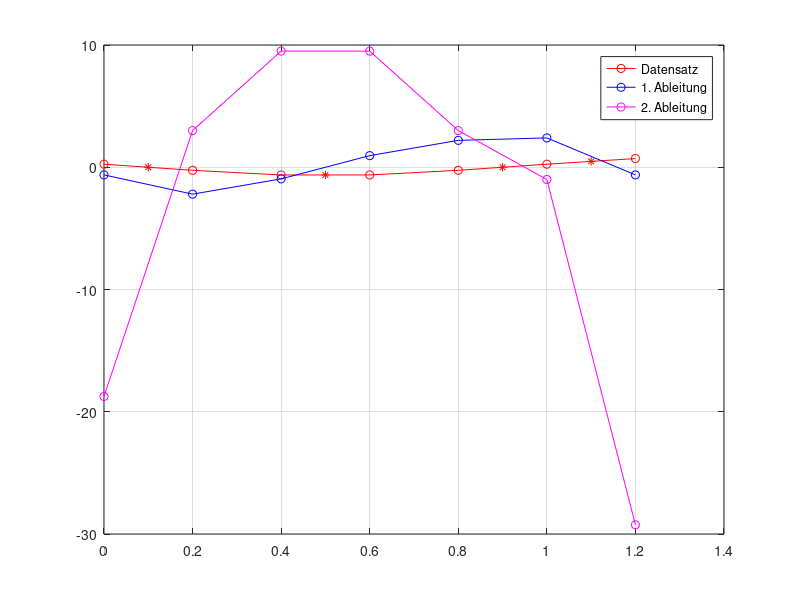

Reproduce this figure in MATLAB.
clc, clearvars, close allglobal alpha beta gamma

%% Datensatz - gegebene Punkte eintragen! 
% Eingabe der Punkte im Stil P = [x1 y1]; [x2 y2]; [...]; [xn yn]];
P = [[0 0.25]; [0.2 -0.25]; [0.4 -0.63]; [0.6 -0.63]; [0.8 -0.25]; [1 0.25]; [1.2 0.71]];

%% Bestimmen von Schrittweite h und Anzahl der Punkte
h = mean(diff(P(:, 1)));
anzahl = length(P);
fprintf('Wir betrachten %d Datenpunkte mit einer Schrittweite von  %.2e\n', anzahl, h)

%% Definition der diskreten Ableitungen (gemittelt)
% erste Diskrete Ableitung:
D1 = (diag(ones(anzahl-1, 1), 1) - diag(ones(anzahl-1, 1), -1))/2;
D1 = D1/h;

% zweite diskrete Ableitung:
D2 = -2*diag(ones(anzahl,1))+diag(ones(anzahl-1,1),1)+diag(ones(anzahl-1,1),-1);
D2 = D2/h/h;

%% Bestimmen der Ableitungen für unsere Daten:
% erste Ableitung:
d1P = D1 * P(:, 2)
% zweite Ableitung:
d2P = D2 * P(:, 2)

%%  Bestimmen der Nullstellen
% Nullstellen von Datensatz P - Nullstellen der Fkt
IndNS = find(P(1 : end-1, 2) .*P(2 : end, 2) < 0);
xNS = (P(IndNS, 1) + P(IndNS+1, 1)) / 2;
fprintf('Die Funktion hat eine Nullstelle bei etwa (%.2e | 0) \n', xNS)


% Nullstellen von 1. Ableitung - Extrema der Fkt
IndKrit = find(d1P(1:end-1).*d1P(2:end)<0);
fprintf('Die Funktion hat %d kritische Punkte: \n', length(IndKrit))
% erster Punkt:
xEP = (P(IndKrit, 1) + P(IndKrit+1, 1)) /2;
yEP = (P(IndKrit, 2) + P(IndKrit+1, 2)) /2;
fprintf('- P1(%.2e | %.2e) \n', xEP, yEP)

% Nullstellen von 2. Ableitung - Wendepunkte der Fkt
IndWen=find(d2P(1:end-1).*d2P(2:end)<0);
fprintf('Es gibt ggfs. %d Wendepunkte: \n', length(IndWen))
xWP = (P(IndWen, 1) +P(IndWen+1, 1))/2;
yWP = (P(IndWen, 2) + P(IndWen+1, 2)) /2;
fprintf('-P(%.2e | %.2e)\n', xWP, yWP)


%% Plotten des Datensatzes
 % Plotten des Datensatzes
plot(P(:, 1), P(:, 2), 'ro-')
grid on
hold on
% Plotten der ersten Ableitung
plot(P(:, 1), d1P, 'bo-')
% Plotten der zweiten Ableitung
plot(P(:, 1), d2P, 'mo-')
% Plotten der Extrem- und Wendepunkte:
plot(xEP, yEP, 'r*')
plot(xWP, yWP, 'r*')

% Plotten der Ansatzfunktion - einkommentieren wenn fertig
%xx = min(P(:, 1)):0.1:max(P(:,1));
%plot(xx, Ansatzfunction(xx), 'k-')

legend('Datensatz', '1. Ableitung', '2. Ableitung')


%% Bestimmte Parameter eintragen
beta = 1;
alpha = 2;
gamma = 3;

%% Ansatzfunktion 

function y = Ansatzfunction(x)
global alpha beta gamma
    y = 2; % Ansatzfunktion eintragen
end